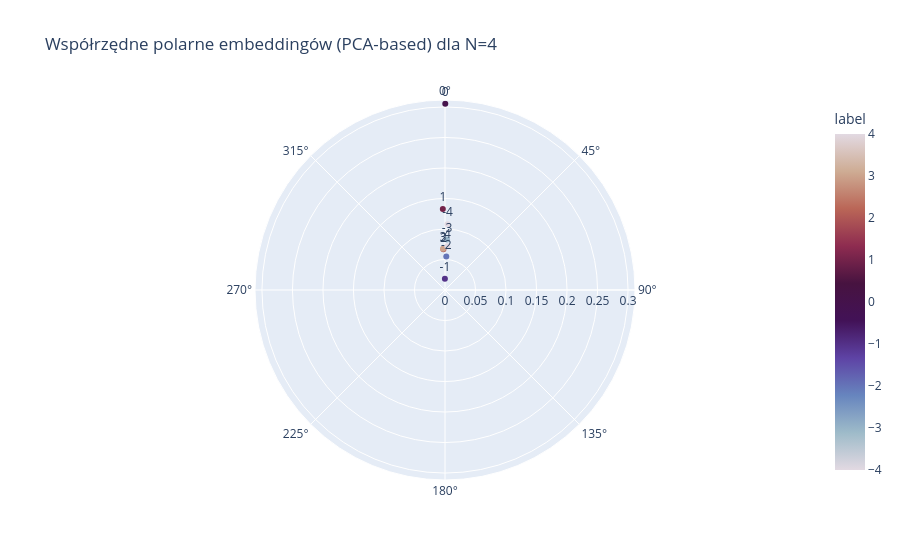

Notebook cell for this chart:
### Code cell
plot_input_polar_2d(model, N=N)

### Figure 1 — Plotly figure (JSON) as saved in the notebook; plotly's stock layout.template omitted (floating-point values rounded to 4 significant figures)
{"data": [{"hovertemplate": "Radius=%{r}<br>Angle=%{theta}<br>label=%{marker.color}<extra></extra>", "legendgroup": "", "marker": {"color": [-4, -3, -2, -1, 0, 1, 2, 3, 4], "coloraxis": "coloraxis", "symbol": "circle"}, "mode": "markers+text", "name": "", "r": [0.1079, 0.08292, 0.05502, 0.01846, 0.3052, 0.1329, 0.06667, 0.0676, 0.0719], "showlegend": false, "subplot": "polar", "text": [-4.0, -3.0, -2.0, -1.0, 0.0, 1.0, 2.0, 3.0, 4.0], "textposition": "top center", "theta": [2.202, 2.288, 2.209, -0.566, 0.08341, -1.526, -2.228, -2.741, 3.106], "type": "scatterpolar"}], "layout": {"coloraxis": {"colorbar": {"title": {"text": "label"}}, "colorscale": [[0, "#e2d9e2"], [0.1111, "#9ebbc9"], [0.2222, "#6785be"], [0.3333, "#5e43a5"], [0.4444, "#421257"], [0.5556, "#471340"], [0.6667, "#8e2c50"], [0.7778, "#ba6657"], [0.8889, "#ceac94"], [1, "#e2d9e2"]]}, "legend": {"tracegroupgap": 0}, "polar": {"angularaxis": {"direction": "clockwise", "rotation": 90}, "domain": {"x": [0, 1], "y": [0, 1]}}, "title": {"text": "Współrzędne polarne embeddingów (PCA-based) dla N=4"}}}
